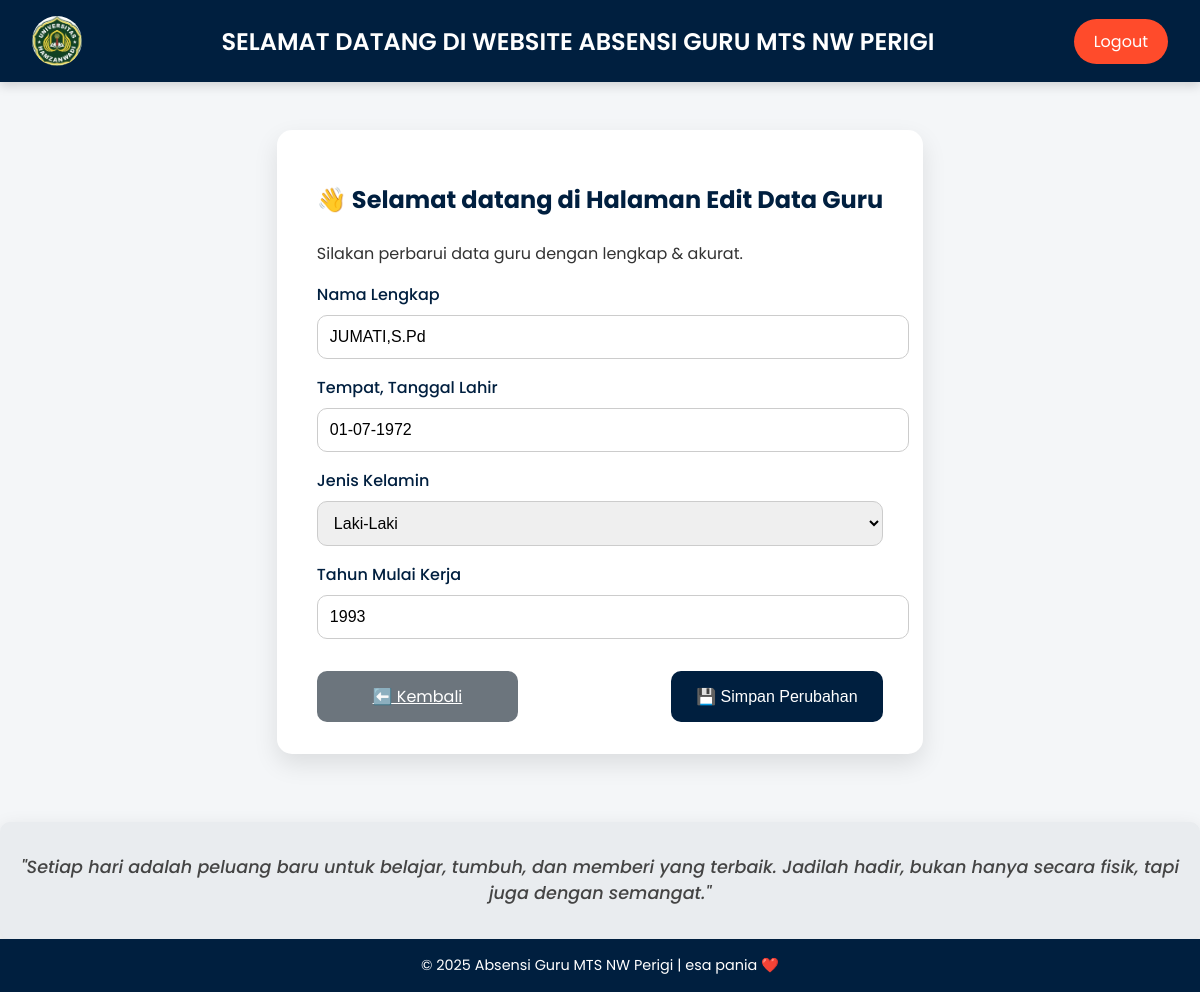
The app's page /edit_guru/6 (signed in) with its own data.
### tables this page shows
CREATE TABLE "guru" (
	"id"	INTEGER,
	"nama"	TEXT NOT NULL,
	"ttl"	TEXT,
	"jenis_kelamin"	TEXT,
	"tahun_mulai_kerja"	INTEGER,
	PRIMARY KEY("id" AUTOINCREMENT)
);

### app.py (the view, shortened to what this page needs)
@app.route('/edit_guru/<int:id>', methods=['GET', 'POST'])
def edit_guru(id):
    if 'admin' not in session and 'user' not in session:
        return redirect(url_for('login'))
    conn = get_db_connection()
    guru = conn.execute('SELECT * FROM guru WHERE id = ?', (id,)).fetchone()
    if guru is None:
        flash('❌ Data guru tidak ditemukan.', 'danger')
        return redirect(url_for('data_guru'))
    conn.close()
    return render_template('edit_guru.html', guru=guru)

### app.py (called while the page is built)
def get_db_connection():
    if not hasattr(get_db_connection, 'initialized'):
        init_db()
        get_db_connection.initialized = True
    if not os.path.exists('database'):
        os.makedirs('database')
    conn = sqlite3.connect(DB_PATH)
    conn.row_factory = sqlite3.Row
    return conn

### templates/edit_guru.html (shortened to what this page needs)
<!DOCTYPE html>
<html lang="id">
<head>
    <link rel="stylesheet" href="{{ url_for('static', filename='css/edit_guru.css') }}">
</head>
<body>
    <div class="navbar">
        <img src="{{ url_for('static', filename='images/unhas.jpg') }}" alt="Logo Unhas">
        <h1>SELAMAT DATANG DI WEBSITE ABSENSI GURU MTS NW PERIGI</h1>
        <a href="{{ url_for('logout') }}" class="logout-btn">Logout</a>
    </div>
    <div class="container">
        <h2>👋 Selamat datang di Halaman Edit Data Guru</h2>
        <p class="welcome">Silakan perbarui data guru dengan lengkap & akurat.</p>
        <form method="POST">
            <label for="nama">Nama Lengkap</label>
            <input type="text" id="nama" name="nama" value="{{ guru['nama'] }}" required>
            <label for="ttl">Tempat, Tanggal Lahir</label>
            <input type="text" id="ttl" name="ttl" value="{{ guru['ttl'] }}" required>
            <label for="jenis_kelamin">Jenis Kelamin</label>
            <select id="jenis_kelamin" name="jenis_kelamin" required>
                <option value="Laki-Laki" {% if guru['jenis_kelamin'] == 'Laki-Laki' %}selected{% endif %}>Laki-Laki</option>
            </select>
            <label for="tahun_mulai_kerja">Tahun Mulai Kerja</label>
            <input type="number" id="tahun_mulai_kerja" name="tahun_mulai_kerja" value="{{ guru['tahun_mulai_kerja'] }}" required>
            <div class="buttons">
                <a href="{{ url_for('data_guru') }}" class="btn btn-back">⬅️ Kembali</a>
                <button type="submit" class="btn btn-save">💾 Simpan Perubahan</button>
            </div>
        </form>
    </div>
    <div class="motivasi">
        <p><em>"Setiap hari adalah peluang baru untuk belajar, tumbuh, dan memberi yang terbaik. Jadilah hadir, bukan hanya secara fisik, tapi juga dengan semangat."</em></p>
    </div>
    <footer>
        © 2025 Absensi Guru MTS NW Perigi | esa pania ❤️
    </footer>
</body>
</html>

### static/css/edit_guru.css (style rules this page uses)
body { margin: 0; font-family: 'Poppins', sans-serif; background-color: #f4f6f8; color: #333; min-height: 100vh; display: flex; flex-direction: column; }
.navbar { background-color: #001f3f; color: #fff; display: flex; justify-content: space-between; align-items: center; padding: 1rem 2rem; box-shadow: 0 4px 10px rgba(0, 0, 0, 0.15); }
.navbar h1 { font-size: 1.5rem; font-weight: 600; margin: 0; color: #fff; }
.navbar img { height: 50px; border-radius: 50%; }
.logout-btn { text-decoration: none; color: #fff; background-color: #ff4b2b; padding: 10px 20px; border-radius: 30px; transition: 0.2s ease; }
.container { max-width: 700px; background: #ffffff; margin: 3rem auto; padding: 2rem 2.5rem; border-radius: 15px; box-shadow: 0 10px 25px rgba(0, 0, 0, 0.1); }
h2 { text-align: center; margin-bottom: 1.5rem; color: #001f3f; }
label { display: block; margin-top: 1rem; font-weight: 500; color: #001f3f; }
input, select { width: 100%; padding: 0.75rem; margin-top: 0.5rem; border: 1px solid #ccc; border-radius: 10px; font-size: 1rem; }
.buttons { margin-top: 2rem; display: flex; justify-content: space-between; gap: 1rem; }
.btn { padding: 0.8rem 1.6rem; font-size: 1rem; border: none; border-radius: 10px; cursor: pointer; transition: all 0.3s ease; min-width: 150px; text-align: center; }
.btn-save { background-color: #001f3f; color: #fff; }
.btn-back { background-color: #6c757d; color: #fff; }
footer { text-align: center; background-color: #001f3f; color: #fff; padding: 1rem; margin-top: auto; font-size: 0.9rem; }
.motivasi { margin-top: 20px; padding: 15px; background-color: #e9ecef; border-radius: 10px; text-align: center; font-size: 1.1em; font-weight: 500; color: #444; box-shadow: 0 6px 20px rgba(0, 0, 0, 0.1); }

### records on screen
guru: nama "JUMATI,S.Pd", ttl "01-07-1972", jenis_kelamin "Laki-Laki", tahun_mulai_kerja "1993"
